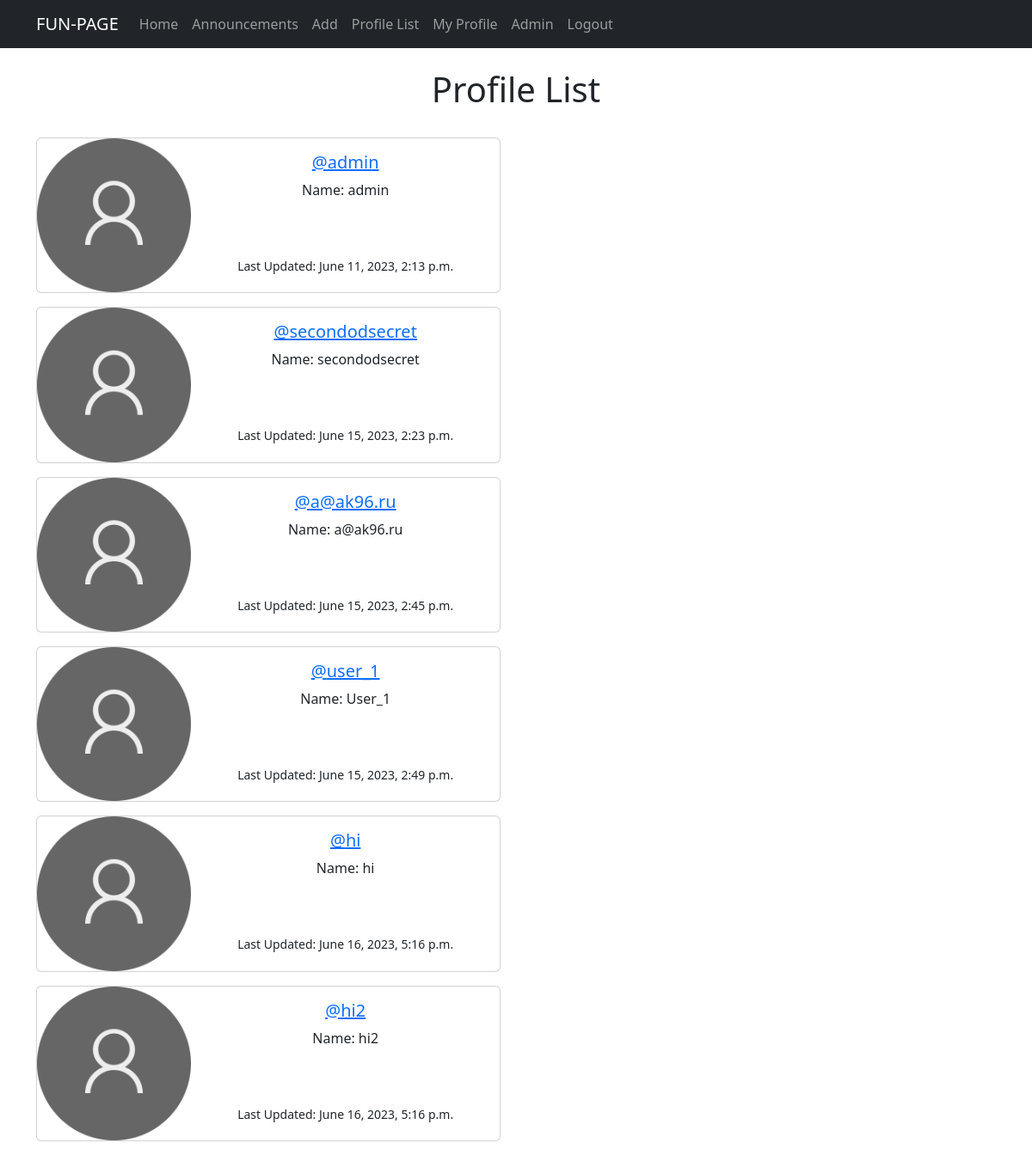
The page /profile_list/ (signed in) on the database as committed earlier.
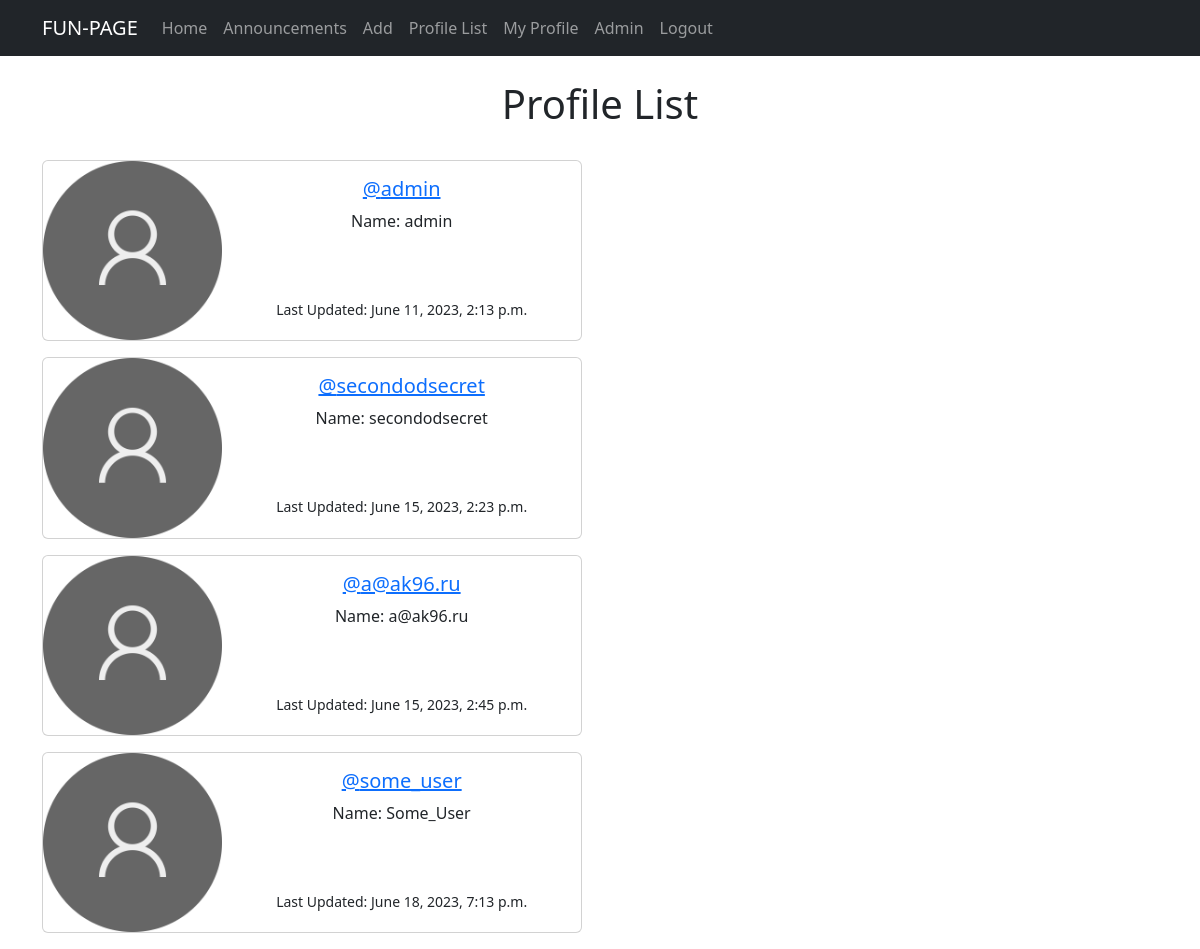
The same page on the database as committed later.
### fun/models.py (models this page shows, shortened)
class Profile(models.Model):
    user = models.OneToOneField(User, on_delete=models.CASCADE)
    follows = models.ManyToManyField("self",
                                     related_name="followed_by",
                                     symmetrical=False,
                                     blank=True)
    date_modified = models.DateTimeField(User, auto_now=True)
    comments = models.ManyToManyField(Comment,
                                       related_name="commented_by",
                                       blank=True)

### fun/views.py (the view)
# urls.py: path('profile_list/', views.profile_list, name='profile_list'),
def profile_list(request):
    if request.user.is_authenticated:
        profiles = Profile.objects.exclude(user=request.user)
        return render(request, 'profile_list.html', {"profiles": profiles})
    else:
        messages.success(request, ("You must be logged in to view this page."))
        return redirect('home')

### templates/profile_list.html
{% extends 'flatpages/default.html' %}
{% load static %}
{% block content %}
<h1> Profile List</h1>
<br/>
{% if profiles %}
    {% for profile in profiles %}
<div class="card mb-3" style="max-width: 540px;">
  <div class="row g-0">
    <div class="col-md-4">
      <img src="{% static 'images/default_profile_image.png' %}" class="img-fluid rounded-start" alt="Profile img"></img>
    </div>
    <div class="col-md-8">
      <div class="card-body">
        <h5 class="card-title"><a href="{% url 'profile' profile.user.id %}">@{{ profile.user.username|lower}}</a></h5>
        <p class="card-text">Name: {{ profile.user.username}}</p> <br/> <br/>
        <p class="card-text"><small class="text-body-secondary">Last Updated: {{ profile.date_modified}}</small></p>
      </div>
    </div>
  </div>
</div>
  {% endfor %}
{% endif %}
{% endblock content %}

### templates/flatpages/default.html (shortened to what this page needs)
<!DOCTYPE html>
<html lang="en">
    <head>
        {% load static %}
        <link href="{% static 'css/styles.css' %}" rel="stylesheet" />
    </head>
    <body>
        <nav class="navbar navbar-expand-lg navbar-dark bg-dark static-top">
       <div class="container">
           <a class="navbar-brand" href="">FUN-PAGE</a>
           <div class="collapse navbar-collapse" id="navbarResponsive">
               <ul class="navbar-nav ml-auto">
                   <li class="nav-item active">
                       <a class="nav-link" href="/home/">Home
                       </a>
                   </li>
                   <li class="nav-item">
                       <a class="nav-link" href="/ads/"> Announcements</a>
                   </li>
                    <li class="nav-item">
                       <a class="nav-link" href="/ads_form/"> Add </a>
                   </li>
                   <li class="nav-item">
                       <a class="nav-link" href="/profile_list/"> Profile List </a>
                   </li>
                   {% if user.is_authenticated %}
                   <li class="nav-item">
                       <a class="nav-link" href="{% url 'profile' request.user.id %}"> My Profile </a>
                   </li>
                   {% endif %}
                   <li class="nav-item">
                       <a class="nav-link" href="/admin/">Admin</a>
                   </li>
                   <li class="nav-item">
                       <a class="nav-link" href="/logout/">Logout</a>
                   </li>
               </ul>
           </div>
       </div>
    </nav>
        <div class="container">
            <br/>
           <div class="row">
               <div class="col-lg-12 text-center">
                   {% block content %}{% endblock content %}
               </div>
           </div>
        </div>
    </body>
</html>

Rows that differ between the two databases and show on the page:
removed Profile: user.username "user_1", user.username "User_1", date_modified "June 15, 2023, 2:49 p.m."
removed Profile: user.username "hi", date_modified "June 16, 2023, 5:16 p.m."
removed Profile: user.username "hi2", date_modified "June 16, 2023, 5:16 p.m."
added Profile: user.username "some_user", user.username "Some_User", date_modified "June 18, 2023, 7:13 p.m."
